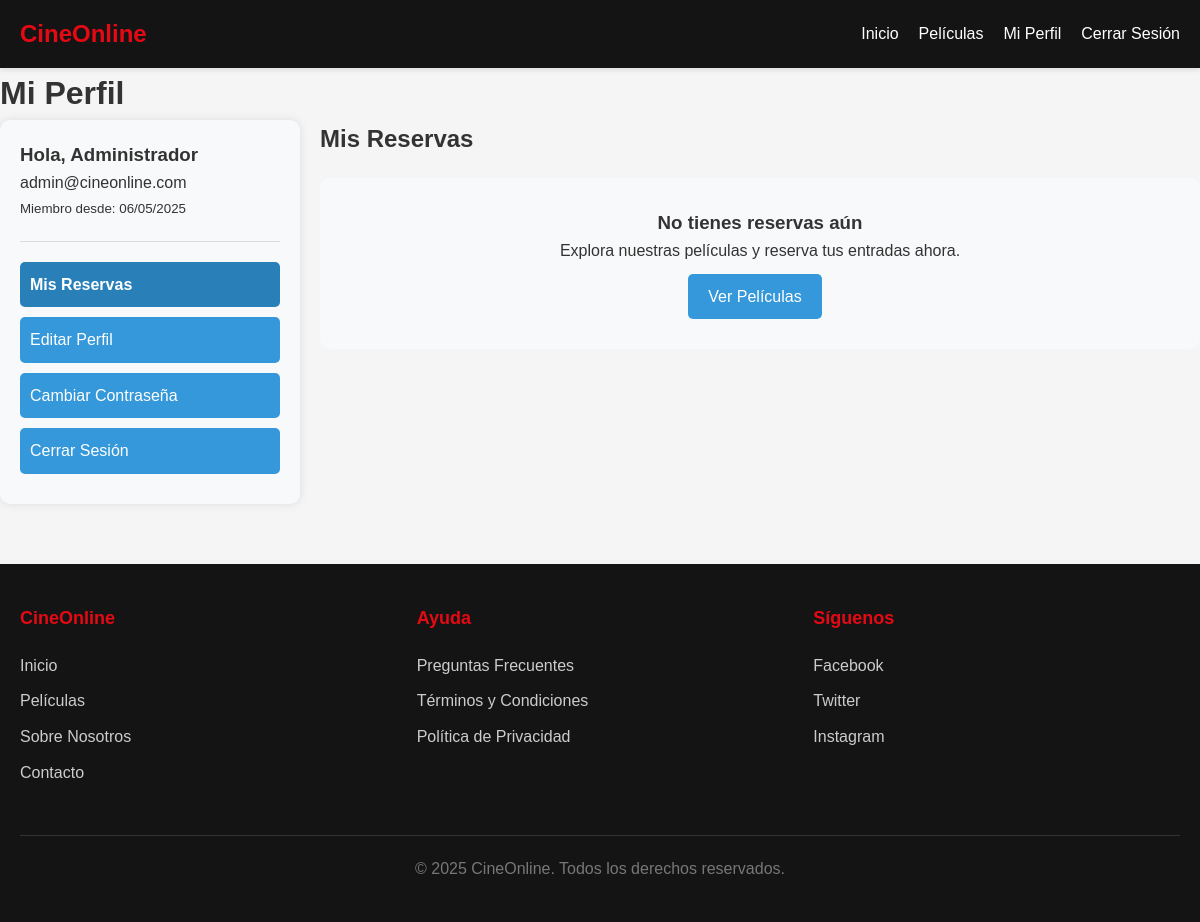
The app's page /perfil/index.php (signed in) with its own data.
### tables this page shows
CREATE TABLE IF NOT EXISTS usuarios (
    id INT AUTO_INCREMENT PRIMARY KEY,
    nombre VARCHAR(100) NOT NULL,
    email VARCHAR(100) NOT NULL UNIQUE,
    password VARCHAR(255) NOT NULL,
    fecha_registro DATETIME DEFAULT CURRENT_TIMESTAMP,
    es_admin BOOLEAN DEFAULT FALSE
);

### perfil/index.php (the view, shortened to what this page needs)
<?php
require_once '../includes/db.php';
$usuario_id = $_SESSION['user_id'];
$query = "SELECT * FROM usuarios WHERE id = ?";
$stmt = $conn->prepare($query);
$stmt->bind_param("i", $usuario_id);
$stmt->execute();
$resultado = $stmt->get_result();
$usuario = $resultado->fetch_assoc();
$query = "SELECT r.*, f.fecha, f.hora, p.titulo, p.imagen, s.nombre as sala_nombre
          FROM reservas r
          JOIN funciones f ON r.funcion_id = f.id
          JOIN peliculas p ON f.pelicula_id = p.id
          JOIN salas s ON f.sala_id = s.id
          WHERE r.usuario_id = ?
          ORDER BY r.fecha_reserva DESC";
$stmt = $conn->prepare($query);
$stmt->bind_param("i", $usuario_id);
$stmt->execute();
$resultado = $stmt->get_result();
?>
<!DOCTYPE html>
<html lang="es">
<head>
    <link rel="stylesheet" href="../css/styles.css">
</head>
<body>
    <?php include '../includes/header.php'; ?>
    <div class="contenedor">
        <h1>Mi Perfil</h1>
        <div class="perfil-contenedor">
            <div class="perfil-sidebar">
                <div class="info-usuario">
                    <h3>Hola, <?php echo htmlspecialchars($usuario['nombre']); ?></h3>
                    <p><?php echo htmlspecialchars($usuario['email']); ?></p>
                    <p><small>Miembro desde: <?php echo date('d/m/Y', strtotime($usuario['fecha_registro'])); ?></small></p>
                </div>
                <ul class="perfil-menu">
                    <li><a href="index.php" class="active">Mis Reservas</a></li>
                    <li><a href="editar-perfil.php">Editar Perfil</a></li>
                    <li><a href="cambiar-password.php">Cambiar Contraseña</a></li>
                    <li><a href="../auth/logout.php">Cerrar Sesión</a></li>
                </ul>
            </div>
            <div class="perfil-contenido">
                <h2>Mis Reservas</h2>
                <?php if ($resultado->num_rows > 0): ?>
                    <?php while ($reserva = $resultado->fetch_assoc()): ?>
                        <?php
                        $query = "SELECT a.fila, a.numero
                                  FROM detalle_reservas dr
                                  JOIN asientos a ON dr.asiento_id = a.id
                                  WHERE dr.reserva_id = ?";
                        $stmt = $conn->prepare($query);
                        $stmt->bind_param("i", $reserva['id']);
                        $stmt->execute();
                        $asientos_result = $stmt->get_result();
                        $asientos = [];
                        while ($asiento = $asientos_result->fetch_assoc()) {
                            $asientos[] = $asiento['fila'] . $asiento['numero'];
                        }
                        ?>
                        <div class="reserva">
                            <div class="reserva-imagen">
                                <img src="../img/<?php echo $reserva['imagen']; ?>" alt="<?php echo $reserva['titulo']; ?>" width="100">
                            </div>
                            <div class="reserva-detalles">
                                <h3><?php echo $reserva['titulo']; ?></h3>
                                <div>
                                    <span class="reserva-codigo"><?php echo $reserva['codigo_reserva']; ?></span>
                                    <span class="reserva-estado estado-<?php echo $reserva['estado']; ?>">
                                        <?php echo ucfirst($reserva['estado']); ?>
                                    </span>
                                </div>
                                <p><strong>Fecha:</strong> <?php echo date('d/m/Y', strtotime($reserva['fecha'])); ?></p>
                                <p><strong>Hora:</strong> <?php echo date('H:i', strtotime($reserva['hora'])); ?></p>
                                <p><strong>Sala:</strong> <?php echo $reserva['sala_nombre']; ?></p>
                                <p><strong>Asientos:</strong> <?php echo implode(', ', $asientos); ?></p>
                                <p><small>Reserva realizada el: <?php echo date('d/m/Y H:i', strtotime($reserva['fecha_reserva'])); ?></small></p>
                                <?php if ($reserva['estado'] === 'confirmada' && strtotime($reserva['fecha'] . ' ' . $reserva['hora']) > time()): ?>
                                <a href="cancelar-reserva.php?id=<?php echo $reserva['id']; ?>"
                                   onclick="return confirm('¿Estás seguro de que deseas cancelar esta reserva?');"
                                   class="btn-cancelar">Cancelar Reserva</a>
                                <?php endif; ?>
                            </div>
                        </div>
                    <?php endwhile; ?>
                <?php else: ?>
                    <div class="sin-reservas">
                        <h3>No tienes reservas aún</h3>
                        <p>Explora nuestras películas y reserva tus entradas ahora.</p>
                        <a href=" ../reservas/index.php" class="btn-accion">Ver Películas</a>
                    </div>
                <?php endif; ?>
            </div>
        </div>
    </div>
    <?php include '../includes/footer.php'; ?>
</body>
</html>

### css/styles.css (style rules this page uses)
* { margin: 0; padding: 0; box-sizing: border-box; font-family: 'Arial', sans-serif; }
body { background-color: #f5f5f5; color: #333; line-height: 1.6; }
a { color: #e50914; text-decoration: none; }
.perfil-contenedor { display: flex; flex-wrap: wrap; gap: 20px; margin-bottom: 30px; }
.perfil-sidebar { flex: 0 0 300px; background-color: #f8f9fa; padding: 20px; border-radius: 10px; box-shadow: 0 0 10px rgba(0,0,0,0.1); }
.perfil-contenido { flex: 1; min-width: 300px; }
.perfil-menu { list-style: none; padding: 0; margin: 0; }
.perfil-menu li { margin-bottom: 10px; }
.perfil-menu a { display: block; padding: 10px; background-color: #3498db; color: white; text-decoration: none; border-radius: 5px; transition: background-color 0.3s; }
.perfil-menu a.active { background-color: #2980b9; font-weight: bold; }
.info-usuario { margin-bottom: 20px; padding-bottom: 20px; border-bottom: 1px solid #ddd; }
.sin-reservas { padding: 30px; text-align: center; background-color: #f8f9fa; border-radius: 10px; margin-top: 20px; }
.btn-accion { display: inline-block; padding: 10px 15px; background-color: #3498db; color: white; text-decoration: none; border-radius: 5px; margin-top: 10px; }
.btn-accion { display: inline-block; padding: 10px 20px; background-color: #3498db; color: white; text-decoration: none; border-radius: 5px; margin-right: 10px; transition: background-color 0.3s; }

### records on screen
usuarios: nombre "Administrador", email "admin@cineonline.com", fecha_registro "06/05/2025"

### other values on screen
APP_NAME "CineOnline"
